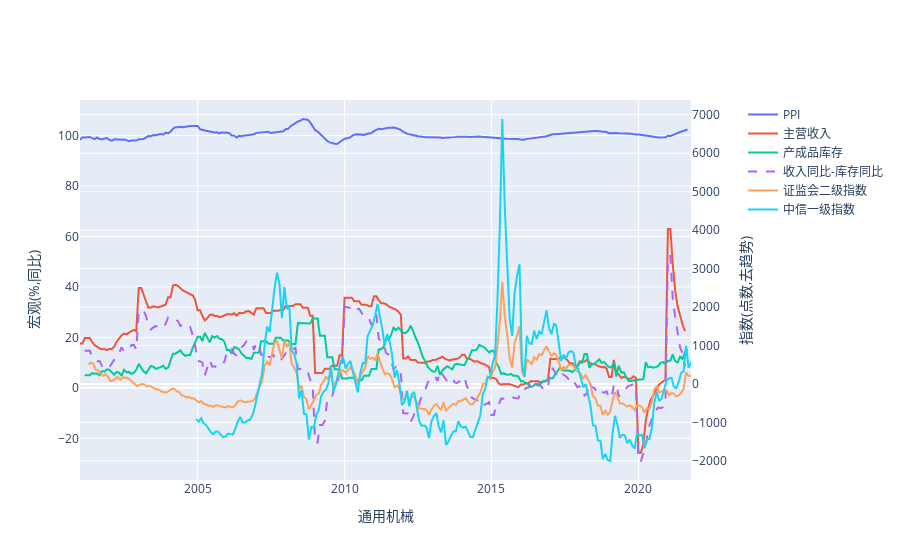

The notebook cell saved with this chart:
### Markdown cell above
## 中游制造

### Code cell
compare_plot(ppi['通用设备制造业'], income['通用设备制造业'], stock['通用设备制造业'], inc_stk['通用设备制造业'],
             statistic_ind['通用设备'], citic_ind['机械'], title='通用机械')

### Figure 1 — Plotly figure (JSON) as saved in the notebook; plotly's stock layout.template omitted (floating-point values rounded to 4 significant figures; data arrays with more than 128 entries replaced by an {"elided": "..."} marker saying what was removed)
{"data": [{"name": "PPI", "showlegend": true, "type": "scatter", "x": {"elided": "249 str values"}, "xaxis": "x", "y": {"elided": "249 float values"}, "yaxis": "y"}, {"name": "主营收入", "showlegend": true, "type": "scatter", "x": {"elided": "248 str values"}, "xaxis": "x", "y": {"elided": "248 float values"}, "yaxis": "y"}, {"name": "产成品库存", "showlegend": true, "type": "scatter", "x": {"elided": "244 str values"}, "xaxis": "x", "y": {"elided": "244 float values"}, "yaxis": "y"}, {"line": {"dash": "dash"}, "name": "收入同比-库存同比", "showlegend": true, "type": "scatter", "x": {"elided": "243 str values"}, "xaxis": "x", "y": {"elided": "243 float values"}, "yaxis": "y"}, {"name": "证监会二级指数", "showlegend": true, "type": "scatter", "x": {"elided": "247 str values"}, "xaxis": "x", "y": {"elided": "247 float values"}, "yaxis": "y2"}, {"name": "中信一级指数", "showlegend": true, "type": "scatter", "x": {"elided": "203 str values"}, "xaxis": "x", "y": {"elided": "203 float values"}, "yaxis": "y2"}], "layout": {"autosize": true, "xaxis": {"anchor": "y", "autorange": true, "domain": [0, 0.94], "range": ["2001-01-01", "2021-10-15"], "title": {"text": "通用机械"}, "type": "date"}, "yaxis": {"anchor": "x", "autorange": true, "domain": [0, 1], "range": [-36.53, 114.1], "title": {"text": "宏观(%,同比)"}, "type": "linear"}, "yaxis2": {"anchor": "x", "autorange": true, "overlaying": "y", "range": [-2497.0, 7383.0], "side": "right", "title": {"text": "指数(点数,去趋势)"}, "type": "linear"}}}
